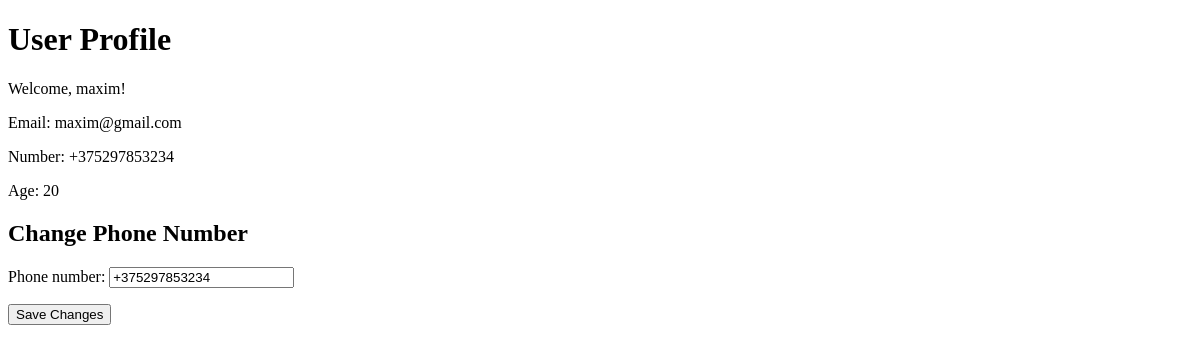
Before: /profile/ (signed in) with the older database file.
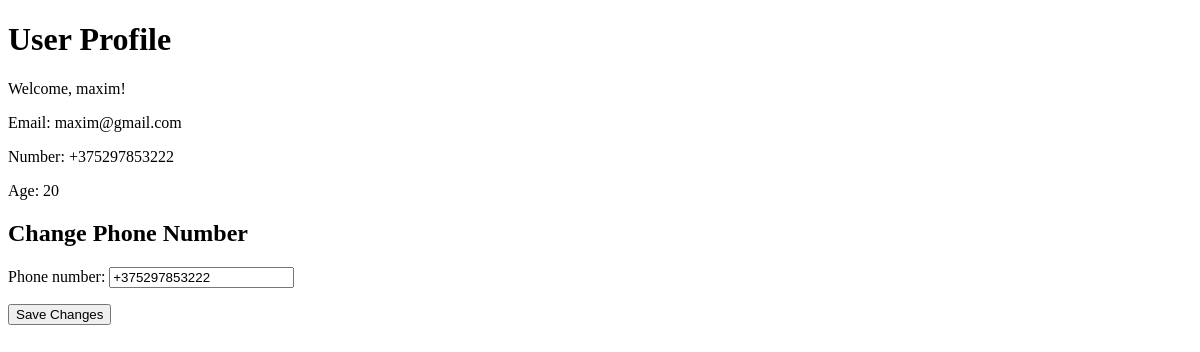
After: the same page with the newer database file.
### SparkleMart/models.py (models this page shows, shortened)
class User(AbstractUser):
    STATUS_CHOICES = (
        ("employee", "employee"),
        ("customer", "customer"),
    )
    status = models.CharField(max_length=8, choices=STATUS_CHOICES, default="customer")
    phone_number = models.CharField(max_length=13)
    age = models.PositiveSmallIntegerField(default=100)

### SparkleMart/views.py (the view)
# urls.py: path('profile/', views.profile, name='profile'),
def profile(request):
    if request.user.is_authenticated and request.user.status == 'customer':
        form = PhoneNumberChangeForm(request.POST or None, instance=request.user)
        if request.method == 'POST':
            if form.is_valid():
                form.save()
                return redirect('profile')
        return render(request, 'profile.html', {'form': form})
    logging.warning('profile view: page not found')
    return render(request, 'page_not_found.html', status=404)

### SparkleMart/forms.py
class PhoneNumberChangeForm(forms.ModelForm):
    class Meta:
        model = User
        fields = ['phone_number']

### SparkleMart/templates/profile.html (shortened to what this page needs)
<!DOCTYPE html>
<html lang="en">
<head>
</head>
<body>
    <h1>User Profile</h1>
    <p>Welcome, {{ user.username }}!</p>
    <p>Email: {{ user.email }}</p>
    <p>Number: {{ user.phone_number }}</p>
    <p>Age: {{ user.age }}</p>
    <h2>Change Phone Number</h2>
    <form method="post">
        {{ form.as_p }}
        <button type="submit">Save Changes</button>
    </form>
</body>
</html>

Changed rows visible on the page:
changed User "maxim": phone_number "+375297853234" → "+375297853222"
